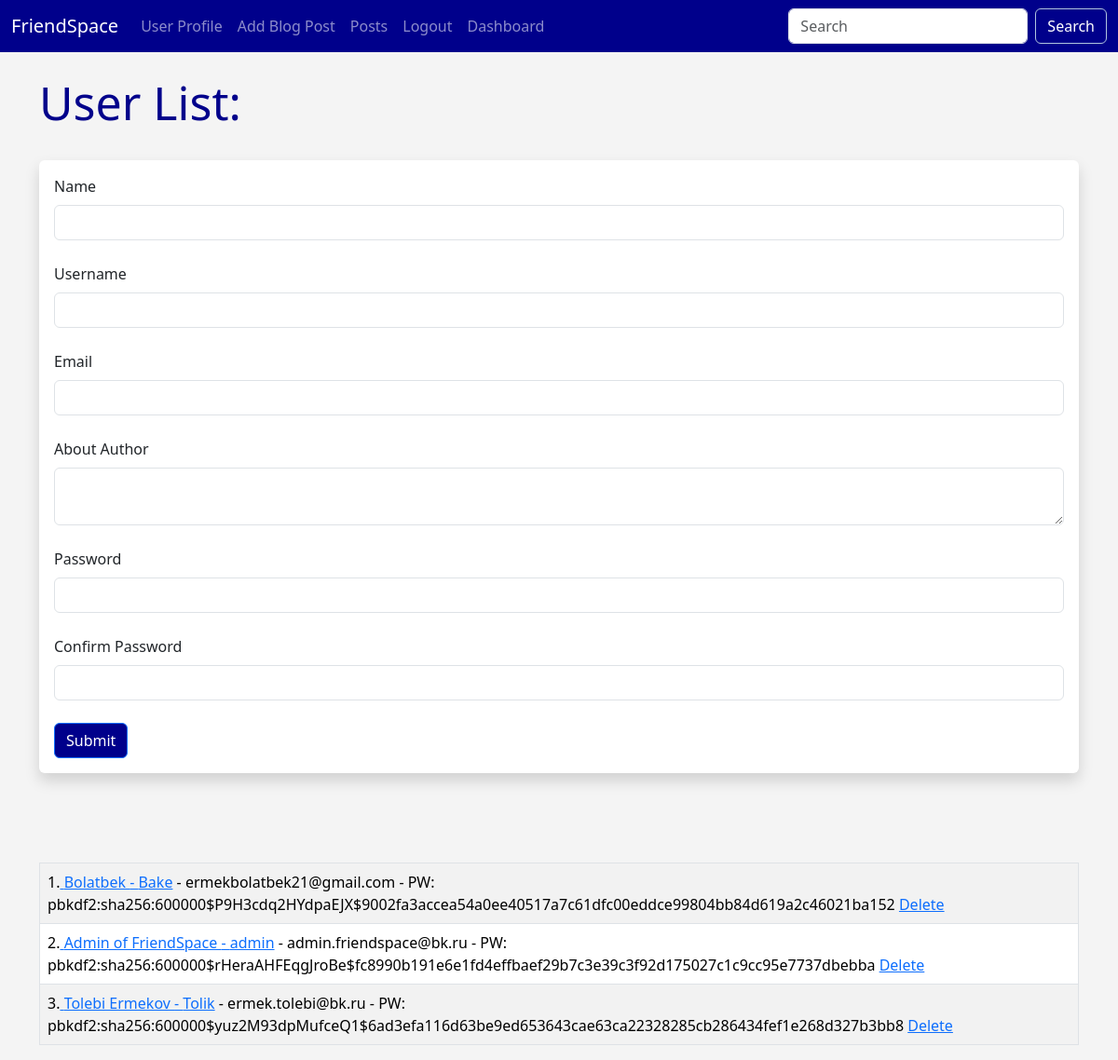
Page /user/add (signed in) on the committed database.
### flaskblog/database.py (models this page shows, shortened)
class Users(db.Model,UserMixin):
    id = db.Column(db.Integer,primary_key=True,unique=True)
    username = db.Column(db.String(200),nullable=False)
    name = db.Column(db.String(200),nullable=False)
    email = db.Column(db.String(120),nullable=False,unique=True)
    about_author = db.Column(db.Text(500),nullable=True)
    date_added = db.Column(db.DateTime,default=datetime.utcnow)
    profile_pic = db.Column(db.String(200),nullable=True )
    password_hash = db.Column(db.String(130),nullable=False)
    posts = db.relationship('Posts',backref='poster')
    @property
    def password(self):
        raise AttributeError('password is not a readable attribute!')

### flaskblog/main.py (the view, shortened to what this page needs)
@app.route('/user/add', methods=['GET', 'POST'])
def add_user():
    name = None
    form = UserForm()
    our_users = Users.query.order_by(Users.date_added)
    hashed_pw = None
    return render_template('add_user.html', form=form, name=name, our_users=our_users, password_hash=hashed_pw)

### flaskblog/webforms.py
class UserForm(FlaskForm):
    name = StringField("Name",validators=[DataRequired()])
    username = StringField("Username",validators=[DataRequired()])
    email = StringField("Email",validators=[DataRequired()])
    about_author = TextAreaField("About Author",validators=[DataRequired()])
    password_hash = PasswordField("Password",validators=[DataRequired()])
    password_hash2 = PasswordField("Confirm Password",validators=[DataRequired()])
    profile_pic = FileField("Profile Pic")
    submit = SubmitField('Submit')

class SearchForm(FlaskForm):
    searched = StringField("Searched",validators=[DataRequired()])
    submit = SubmitField("Submit")

### flaskblog/database.py (called while the page is built)
@login_manager.user_loader
def load_user(user_id):
    return Users.query.get(int(user_id))

### flaskblog/main.py (called while the page is built)
@app.context_processor
def base():
    form = SearchForm()
    return dict(form=form)

### flaskblog/templates/add_user.html (shortened to what this page needs)
{% extends 'base.html' %}
{% block content %}
    {% if name %}
        <h1>User Added!</h1>
        <br><br>
        <table class="table table-hover table-striped table-bordered">
            {% for our_user in our_users %}
                <tr>
                    <td>{{ our_user.id }}.<a href="{{ url_for('update',id=our_user.id) }}">
                        {{ our_user.name }} - {{ our_user.username }}</a>
                        {{ our_user.email }} -
                        PW: {{ our_user.password_hash }}
                        <a href="{{ url_for('delete',id=our_user.id) }}">Delete</a>
                    </td>
                </tr>
            {% endfor %}
        </table>
    {% else %}
        <h1>User List:</h1>
        <br>
        <div class="shadow p-3 mb-5 bg-body rounded">
            <form method="POST">
                {{ form.name.label(class="form-label") }}
                {{ form.name(class="form-control") }}
                <br>
                {{ form.username.label(class="form-label") }}
                {{ form.username(class="form-control") }}<br>
                {{ form.email.label(class="form-label") }}
                {{ form.email(class="form-control") }}<br>
                {{ form.about_author.label(class="form-label") }}
                {{ form.about_author(class="form-control") }}<br>
                {{ form.password_hash.label(class='form-label') }}
                {{ form.password_hash(class='form-control') }}<br>
                {{ form.password_hash2.label(class='form-label') }}
                {{ form.password_hash2(class='form-control') }}<br>
                {{ form.submit(class="btn btn-primary") }}   </form>
        </div>
        <br><br>
        <table class="table table-hover table-striped table-bordered">
            {% for our_user in our_users %}
                <tr>
                    <td>{{ our_user.id }}.<a href="{{ url_for('update',id=our_user.id) }}">
                        {{ our_user.name }} - {{ our_user.username }}</a> -
                        {{ our_user.email }} -
                        PW: {{ our_user.password_hash }}
                        <a href="{{ url_for('delete',id=our_user.id) }}">Delete</a>
                    </td>
                </tr>
            {% endfor %}
        </table>
    {% endif %}
{% endblock %}

### flaskblog/static/css/style.css (style rules this page uses)
h1 { color: darkblue; font-size: 50px; }
body { background: #F4F4F4; }
.btn { background-color: darkblue; color: #fff; }
.btn { transition: transform 0.2s ease-in-out; }

### rows in the picture
Users: id "1", name "Bolatbek", username "Bake", email "ermekbolatbek21@gmail.com", password_hash "pbkdf2:sha256:600000$P9H3cdq2HYdpaEJX$9002fa3accea54a0ee40517a7c61dfc00eddce99804bb84d619a2c46021ba152"
Users: id "2", name "Admin of FriendSpace", username "admin", email "admin.friendspace@bk.ru", password_hash "pbkdf2:sha256:600000$rHeraAHFEqgJroBe$fc8990b191e6e1fd4effbaef29b7c3e39c3f92d175027c1c9cc95e7737dbebba"
Users: id "3", name "Tolebi Ermekov", username "Tolik", email "ermek.tolebi@bk.ru", password_hash "pbkdf2:sha256:600000$yuz2M93dpMufceQ1$6ad3efa116d63be9ed653643cae63ca22328285cb286434fef1e268d327b3bb8"
